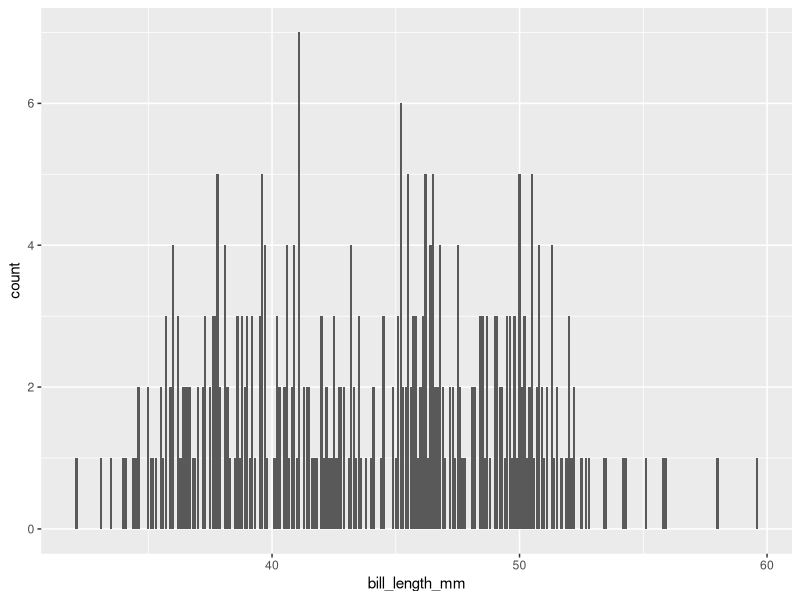

Write R code to recreate this figure.
## ---- chunk 1
library(tidyverse)
library(palmerpenguins)
ggplot(data = penguins, aes(x = bill_length_mm)) +
  geom_bar()
